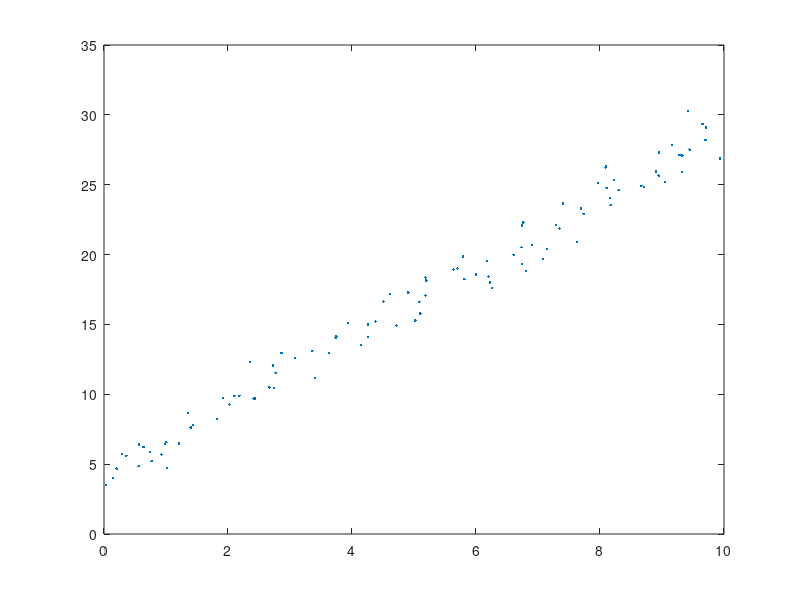

Source code (MATLAB): (Note: this script raises an error after producing the figure.)
clear all;

n=100;
noise=randn(n,1);
x = rand(n,1)*10;
beta0 = 4.;
beta1 = 2.5;

y = beta0 + beta1 * x + noise;
plot(x,y,'.')

lsline

X = [ones(size(x)) x];
%X = [zeros(size(x)) x];

beta = regress(y,X)

%beta = regression(y,X)